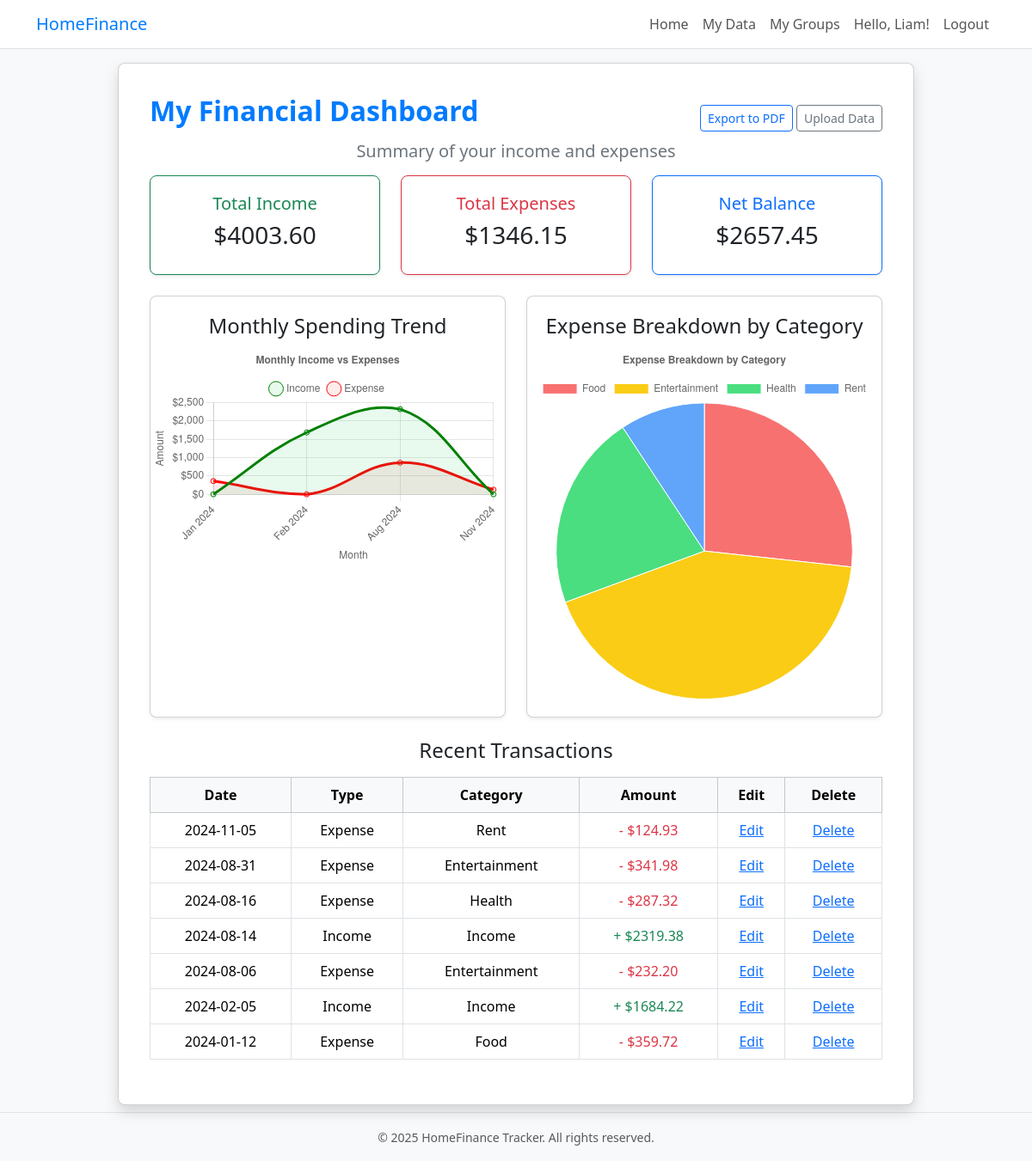
/dashboard (signed in), run on the app's committed database.
### app/models.py (models this page shows, shortened)
class User(db.Model, UserMixin):
    __tablename__ = 'users'
    usid     = db.Column(db.Integer, primary_key=True)
    email    = db.Column(db.String(120), unique=True, nullable=False)
    fname    = db.Column(db.String(20), nullable=False)
    lname    = db.Column(db.String(20), nullable=False)
    password = db.Column(db.String(120), nullable=False)

class Transaction(db.Model):
    __tablename__ = 'transactions'
    trid    = db.Column(db.Integer, primary_key=True)
    usid    = db.Column(db.Integer, db.ForeignKey('users.usid'), nullable=False)
    grid    = db.Column(db.Integer, db.ForeignKey('groups.grid'), nullable=False)
    amount  = db.Column(db.Float, nullable=False)
    income  = db.Column(db.Boolean, nullable=False)  # False = expense, True = income
    catId   = db.Column(db.Integer, db.ForeignKey('categories.catid'), nullable=False)
    date    = db.Column(db.Date, nullable=False)
    noteid  = db.Column(db.Integer, db.ForeignKey('notes.noteid'), nullable=True)
    category_rel = relationship('Category', foreign_keys=[catId])
    @property
    def type(self) -> str:
        return 'income' if self.income else 'expense'
    @property
    def category(self) -> str:
        return self.category_rel.name

class Category(db.Model):
    __tablename__ = 'categories'
    catid = db.Column(db.Integer, primary_key=True)
    name  = db.Column(db.String(20), nullable=False)

### app/routes.py (the view)
@main.route('/dashboard')
@login_required
def dashboard():
    user = current_user
    transactions = Transaction.query.filter_by(
        usid=user.usid).order_by(Transaction.date).all()
    total_income = sum(
        t.amount for t in transactions if t.type.lower() == 'income')
    total_expense = sum(
        t.amount for t in transactions if t.type.lower() == 'expense')
    net_balance = total_income - total_expense
    recent_txns = transactions[-10:][::-1]
    monthly_data = defaultdict(lambda: {'income': 0, 'expense': 0})
    category_data = defaultdict(float)
    for t in transactions:
        month = t.date.replace(day=1)
        if t.type.lower() == 'income':
            monthly_data[month]['income'] += t.amount
        else:
            monthly_data[month]['expense'] += t.amount
            category_data[t.category] += t.amount
    sorted_months = sorted(monthly_data)
    chart_labels = [m.strftime('%b %Y') for m in sorted_months]
    income_series = [monthly_data[m]['income'] for m in sorted_months]
    expense_series = [monthly_data[m]['expense'] for m in sorted_months]
    category_labels = list(category_data.keys())
    category_values = list(category_data.values())
    return render_template(
        'userData.html',
        user=user,
        transactions=recent_txns,
        total_income=total_income,
        total_expense=total_expense,
        net_balance=net_balance,
        chart_labels=chart_labels,
        income_series=income_series,
        expense_series=expense_series,
        category_labels=category_labels,
        category_values=category_values
    )

### app/__init__.py (called while the page is built)
def create_app(config_name):
    app = Flask(__name__)
    app.config.from_object(config_name)
    from .routes import main
    app.register_blueprint(main)
    db.init_app(app)
    csrf.init_app(app)
    Migrate(app, db)
    login_manager = LoginManager()
    login_manager.login_view = 'main.login'
    login_manager.session_protection = 'strong'
    login_manager.init_app(app)
    from .models import User, Transaction, Group, GroupMembership, Category, Note, GroupType, GroupRole, GroupBalance
    @login_manager.user_loader
    def load_user(user_id):
        return User.query.get(int(user_id))
    @app.before_request
    def make_session_permanent():
        session.permanent = True
    return app

### app/routes.py (called while the page is built)
@main.context_processor
def inject_user_groups():
    if current_user.is_authenticated:
        group_ids = [
            gm.grid
            for gm in GroupMembership.query.filter_by(usid=current_user.usid).all()
        ]
        user_groups = Group.query.filter(Group.grid.in_(group_ids)).all()
    else:
        user_groups = []
    return dict(user_groups=user_groups)

### app/templates/userData.html (shortened to what this page needs)
{% extends "base.html" %}
{% block content %}
<div class="row center-center">
  <div class="col-lg-10 mb-2">
    <div class="card shadow">
      <div class="card-body">
        <div class="center-between">
          <h2 class="blue-main"> My Financial Dashboard </h2>
          <div>
            <a href="{{ url_for('main.export_pdf') }}"
                class="btn btn-outline-primary btn-sm">
              Export to PDF
            </a>
            <a href="{{ url_for('main.upload') }}"
                class="btn btn-outline-secondary btn-sm">
              Upload Data
            </a>
          </div>
        </div>
        <h5 class="gray-main"> Summary of your income and expenses </h5>
        <div class="row mb-2">
          <div class="col-md-4 mb-3">
            <div class="card border-success">
              <h5 class="text-success">Total Income</h5>
              <h3> ${{ '%.2f' % total_income }} </h3>
            </div>
          </div>
          <div class="col-md-4 mb-3">
            <div class="card border-danger">
              <h5 class="text-danger">Total Expenses</h5>
              <h3> ${{ '%.2f' % total_expense }} </h3>
            </div>
          </div>
          <div class="col-md-4 mb-3">
            <div class="card border-primary">
              <h5 class="text-primary">Net Balance</h5>
              <h3> ${{ '%.2f' % net_balance }} </h3>
            </div>
          </div>
        </div>
        <div class="row">
          <div class="col-md-6 mb-4">
            <div class="card px-0">
              <h4> Monthly Spending Trend </h4>
              <canvas id="lineChart" style="height:16rem;"></canvas>
            </div>
          </div>
          <div class="col-md-6 mb-4">
            <div class="card px-0">
              <h4> Expense Breakdown by Category </h4>
              <canvas id="pieChart" style="height:16rem;"></canvas>
            </div>
          </div>
        </div>
        <h4 class="mb-3"> Recent Transactions </h4>
        <div class="table-responsive">
          <table class="table table-bordered table-hover">
            <thead class="table-light">
              <tr class="text-center">
                <th>Date</th>
                <th>Type</th>
                <th>Category</th>
                <th>Amount</th>
                <th>Edit</th>
                <th>Delete</th>
              </tr>
            </thead>
            <tbody>
              {% for t in transactions %}
              <tr class="text-center">
                <td >{{ t.date }}</td>
                <td >{{ t.type.title() }}</td>
                <td >{{ t.category.title() }}</td>
                <td class="{% if t.type.lower() == 'expense' %}text-danger{% else %}text-success{% endif %}">
                  {% if t.type == 'expense' %}-{% else %}+{% endif %}
                  ${{ '%.2f' % t.amount }}
                </td>
                <td> <a href="{{ url_for('main.edit_transaction', tr_id=t.trid) }}">Edit </a> </td>
                <td> <a href="{{ url_for('main.delete_transaction', tr_id=t.trid) }}">Delete </a> </td>
              </tr>
              {% endfor %}
            </tbody>
          </table>
        </div>
      </div>
    </div>
  </div>
</div>
{% block scripts %}
<script>
  renderDashboardCharts(
    {{ chart_labels | tojson }},
    {{ income_series | tojson }},
    {{ expense_series | tojson }},
    {{ category_labels | tojson }},
    {{ category_values | tojson }}
  );
</script>
{% endblock %}
{% endblock %}

### app/templates/base.html (shortened to what this page needs)
<!DOCTYPE html>
<html lang="en">
  <head>
    <link
      href="https://cdn.jsdelivr.net/npm/bootstrap@5.3.6/dist/css/bootstrap.min.css"
      rel="stylesheet"
    />
    <link
      href="{{ url_for('static', filename='css/style.css') }}"
      rel="stylesheet"
    />
  </head>
  <body class="d-flex flex-column min-vh-100">
    <nav class="navbar navbar-expand-lg custom-navbar">
      <div class="container">
        <a href="{{ url_for('main.landing') }}" class="navbar-brand">HomeFinance</a>
        <div class="collapse navbar-collapse" id="navbarNav">
          <ul class="navbar-nav ms-auto">
            <li class="nav-item">
              <a class="nav-link" href="{{ url_for('main.landing') }}">Home</a>
            </li>
            <li class="nav-item">
              <a class="nav-link" href="{{ url_for('main.dashboard') }}">My Data</a>
            </li>
            <li class="nav-item">
              <a class="nav-link" href="{{ url_for('main.group_dashboard', group_id=1) }}">My Groups</a>
            </li>
            {% if current_user.is_authenticated %}
              <li class="nav-item">
                <span class="nav-link">Hello, {{ current_user.fname }}!</span>
              </li>
              <li class="nav-item">
                <a class="nav-link" href="{{ url_for('main.logout') }}">Logout</a>
              </li>
            {% else %}
              <li class="nav-item">
                <a class="nav-link" href="{{ url_for('main.login') }}">Login / Sign Up</a>
              </li>
            {% endif %}
          </ul>
        </div>
      </div>
    </nav>
    <div class="container flex-grow-1">
      <div
        id="alert-container"
        class="position-fixed top-0 end-0 p-3"
        style="z-index: 1050"
      ></div>
      {% block content %}{% endblock %}
    </div>
    <footer class="bg-light border-top py-3 mt-auto">
      <div class="container text-center">
        <small class="text-muted">
          © {{ current_year if current_year else 2025 }} HomeFinance Tracker. All rights reserved.
        </small>
      </div>
    </footer>
    {% block scripts %}{% endblock %}
  </body>
</html>

### app/static/css/style.css (style rules this page uses)
.custom-navbar { background-color: white; border-bottom: 1px solid #dee2e6; padding: 0.5rem 1rem; margin-bottom: 1rem; }
.custom-navbar .container { display: flex; align-items: center; justify-content: space-between; }
.navbar-brand { font-size: 1.25rem; text-decoration: none; color: #007bff; font-weight: 500; }
.nav-link { color: #555555; font-size: 1rem; padding: 0.5rem; }
body { background-color: #f8f9fa; }
.card { background: #fff; border-radius: 0.5rem; box-shadow: 0 0.125rem 0.25rem rgba(0,0,0,0.075); padding: 1.25rem; text-align: center; height: 100%; }
.blue-main { color: #007bff; text-align: center; font-weight: bold; margin-bottom: 1rem; }
.gray-main { color: #6c757d; font-weight: normal; margin-bottom: 1rem; }
.center-between { display: flex; align-items: center; justify-content: space-between; }
.center-center { display: flex; align-items: center; justify-content: center; gap: 1rem; }

### data on the page
User: fname "Liam"
Transaction: date "2024-11-05", type "Expense", category "Rent", amount "124.93"
Transaction: date "2024-08-31", type "Expense", category "Entertainment", amount "341.98"
Transaction: date "2024-08-16", type "Expense", category "Health", amount "287.32"
Transaction: date "2024-08-14", type "Income", category "Income", amount "2319.38"
Transaction: date "2024-08-06", type "Expense", category "Entertainment", amount "232.20"
Transaction: date "2024-02-05", type "Income", category "Income", amount "1684.22"
Transaction: date "2024-01-12", type "Expense", category "Food", amount "359.72"

### other printed values
{{ '%.2f' % total_income }} "4003.60"
{{ '%.2f' % total_expense }} "1346.15"
{{ '%.2f' % net_balance }} "2657.45"
{{ current_year if current_year else 2025 }} "2025"
chart data {{ income_series | tojson }} [0, 1684.22, 2319.38, 0], [0, 1684.22, 2319.38, 0]
chart data {{ expense_series | tojson }} [359.72, 0, 861.5, 124.93], [359.72, 0, 861.5, 124.93]
chart data {{ category_labels | tojson }} ["Food", "Entertainment", "Health", "Rent"], ["Food", "Entertainment", "Health", "Rent"]
